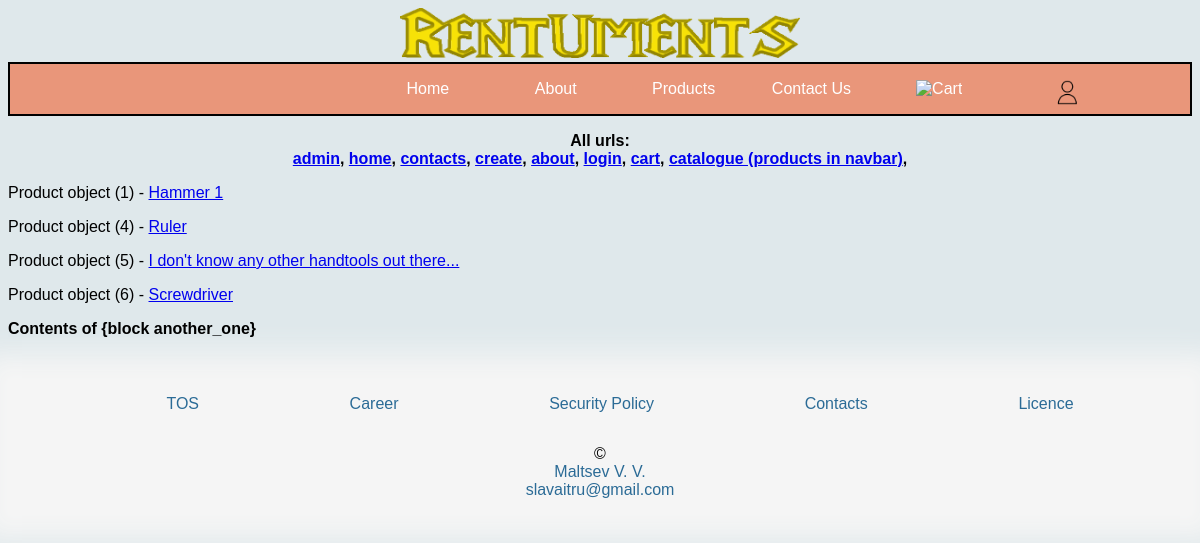
The page /products/all/ on the database as committed earlier.
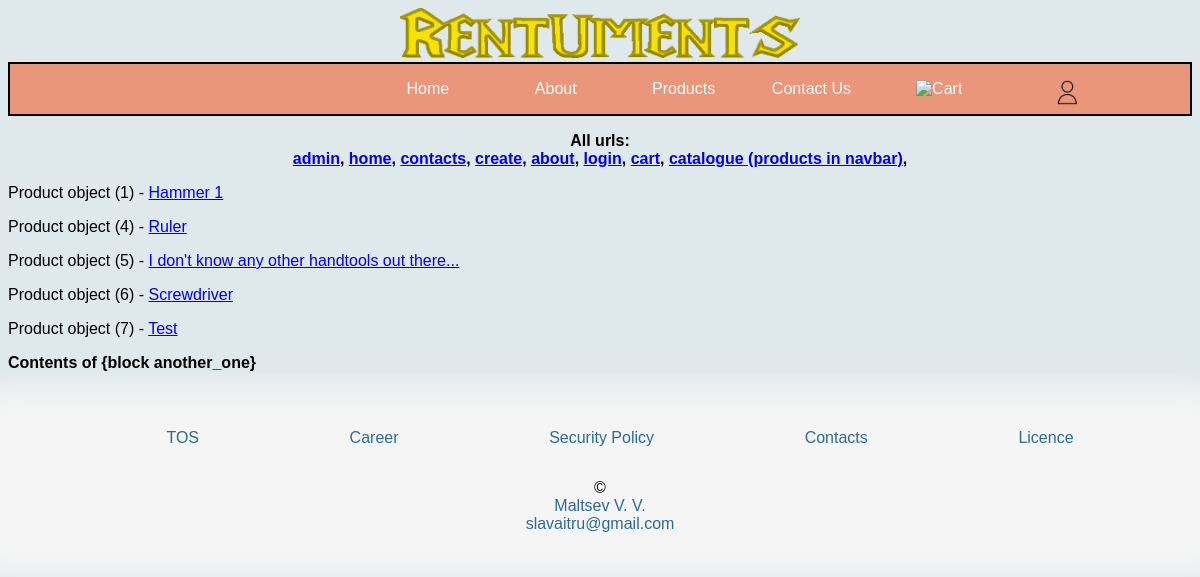
The same page on the database as committed later.
### products/models.py (models this page shows)
class Product(models.Model):
    title       = models.CharField(max_length=120)
    description = models.TextField(blank=True, null=True)
    price       = models.DecimalField(max_digits=20, decimal_places=2)
    summary     = models.TextField(default='This is cool!')
    featured    = models.BooleanField(default=False)
    def get_absolute_url(self):
        return reverse("products-dynamic", kwargs={"id": self.id})

### products/views.py (the view)
# urls.py: path('all/', product_list_view, name='products-list'),
def product_list_view(request):
    queryset = Product.objects.all() # list of objects
    context = {
        'object_list': queryset
    }
    return render(request, 'products/product_list.html', context)

### products/templates/products/product_list.html
{% extends 'base.html' %}
{% block cnt %}
{% for i in object_list %}
    <p> {{ i }} - <a href="{{ i.get_absolute_url }}">{{ i.title }}</a></p>
{% endfor %}
{% endblock cnt %}

Rows that differ between the two databases and show on the page:
added Product: id "Product object (7)", title "Test"
